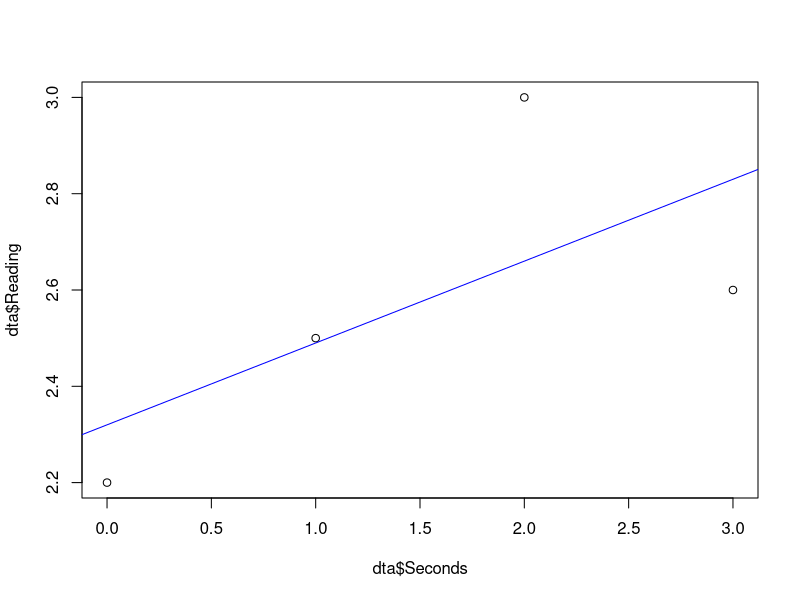
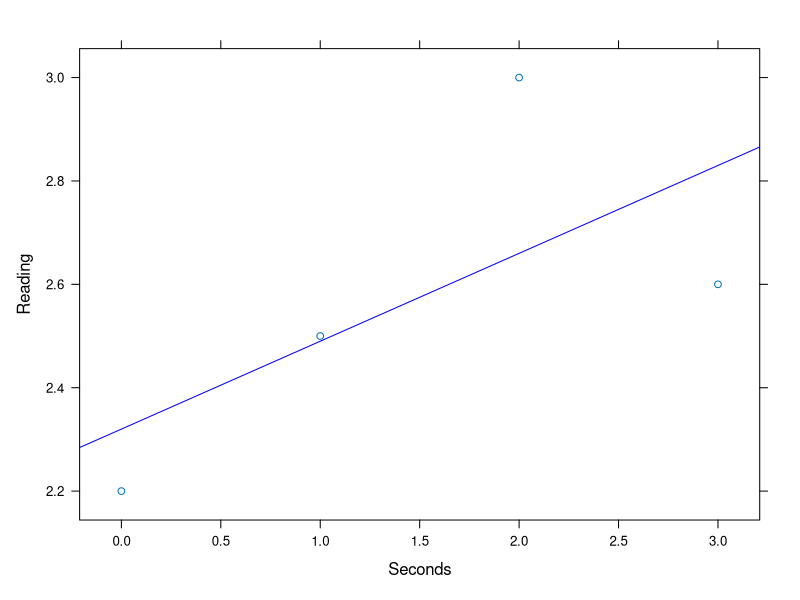
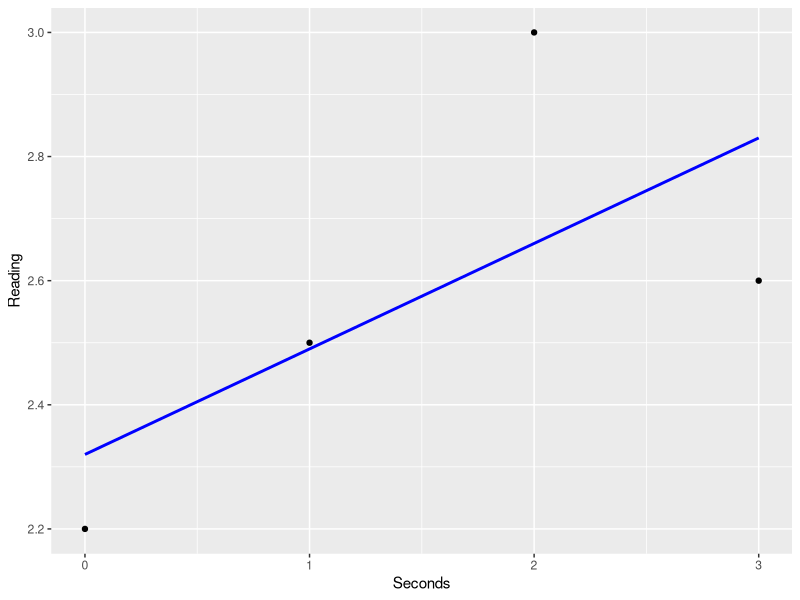

Write the R code that produced these figures, in order.
# SimpleData1.R

# setwd( ".." )
# setwd( "SimpleData1" )

# import
dta <- read.csv( "../data/sampledta1/Test1.csv" )

# sample analysis
dta.lm <- lm( Reading ~ Seconds, data = dta )

# text output
summary( dta )  # summarize data
dta.lm # minimal printout
summary( dta.lm ) # more complete printout

# graphical output

# R base graphics... like "painting" on the screen
# plot clears the default graphic device
plot( dta$Seconds, dta$Reading )
# this function paints on top of the graphic device
abline( dta.lm, col = "blue" )

# R lattice graphics... graphs are "objects" that get "printed"
library(lattice)
p <- xyplot( Reading ~ Seconds
           , dta 
           , panel = function( x, y ) {
               panel.xyplot( x, y )
               panel.abline( dta.lm, col = "blue" )
             }
           )
print( p )

# ggplot graphics - like lattice, graphs are "printed", but 
# syntax is different
library(ggplot2)
ggp <- ggplot( dta   # The default data frame to get data from
             , aes( x=Seconds, y=Reading ) # mapping columns to "aesthetics"
             ) + # ggplot objects "add" functions to make new layers or modify existing 
  geom_point() +  # specify point-style geometry
  geom_smooth( method="lm" # smooth = line or curve, method = way to turn data into a line or curve
             , se=FALSE    # don't show uncertainty
             , color = "blue"  # use blue color
             )
print( ggp )

